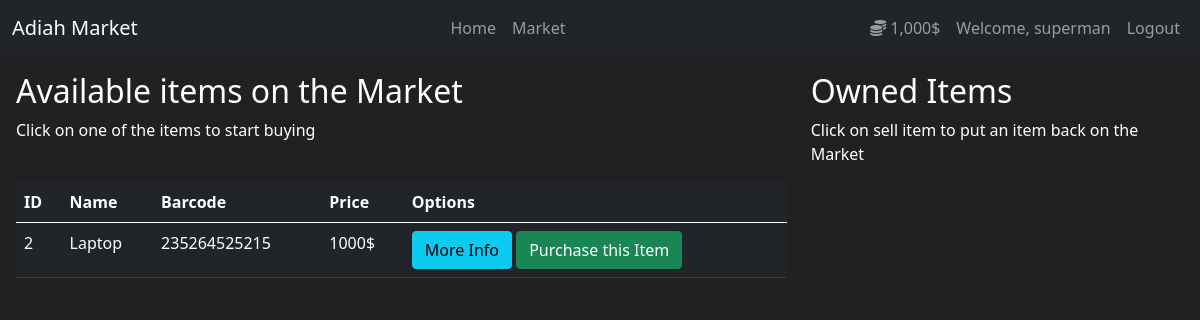
Page /market (signed in) on the committed database.
### market/models.py (models this page shows, shortened)
class User(db.Model, UserMixin):
	id = db.Column(db.Integer(), primary_key=True)
	username = db.Column(db.String(30), nullable=False, unique=True)
	email_address = db.Column(db.String(50), nullable=False, unique=True)
	password_hash = db.Column(db.String(60), nullable=False)
	budget = db.Column(db.Integer, nullable=False, default=1000)
	items = db.relationship('Item', backref='owned_user', lazy=True)
	@property
	def prettier_budget(self):
		if len(str(self.budget)) >= 4:
			return f'{str(self.budget)[:-3]},{str(self.budget)[-3:]}$'
		else:
			return f"{self.budget}$"
	@property
	def password(self):
		return self.password

class Item(db.Model):
	id = db.Column(db.Integer, primary_key=True)
	name = db.Column(db.String(30), nullable=False, unique=True)
	price = db.Column(db.Integer, nullable=False)
	barcode = db.Column(db.String(12), nullable=False, unique=True)
	description = db.Column(db.String(1024), nullable=False, unique=True)
	owner = db.Column(db.Integer, db.ForeignKey('user.id'))

### market/routes.py (the view)
@app.route('/market', methods=['GET', 'POST'])
@login_required
def market_page():
	purchase_form = PurchaseItemForm()
	seling_form = SellItemForm()
	"""if purchase_form.validate_on_submit():
		#print(purchase_form['purchased_item'])
		print(request.form.get('purchased_item'))
	"""
	if request.method == 'POST':
		purchased_item = request.form.get('purchased_item')
		p_item_object = Item.query.filter_by(name=purchased_item).first()
		if p_item_object:
			if current_user.can_purchase(p_item_object):
				"""p_item_object.owner = current_user.id
				current_user.budget -= p_item_object.price
				db.session.commit()
				"""
				p_item_object.buy(current_user)
				flash(f"Congratulations! You purchased {p_item_object.name} for ${p_item_object.price}", category='success')
			else:
				flash(f"Unfortunately, you don't have enough money to purchase {p_item_object.name}", category='danger')
		sold_item = request.form.get('sold_item')
		s_item_object = Item.query.filter_by(name=sold_item).first()
		if s_item_object:
			if current_user.can_sell(s_item_object):
				s_item_object.sell(current_user)
				flash(f"Congratulations! You sold {s_item_object.name} back to market at ${s_item_object.price}", category='success')
			else:
				flash(f"Something went wrong with selling {s_item_object.name}", category='danger')
		return redirect(url_for('market_page'))
	else:
		items = Item.query.filter_by(owner=None)
		owned_items = Item.query.filter_by(owner=current_user.id)
		return render_template('market.html', items=items, purchase_form=purchase_form, owned_items=owned_items, selling_form=seling_form)

### market/models.py (called while the page is built)
@login_manager.user_loader
def load_user(user_id):
    return User.query.get(int(user_id))

### market/templates/market.html (shortened to what this page needs)
{% extends 'base.html' %}
{% block main %}
<div class="container-fluid px-3 pt-3">
<div class="row">
	<div class="col-8">
		<h2>Available items on the Market</h2>
		<p>Click on one of the items to start buying</p>
		<br>
		<table class="table table-hover table-dark">
			<thead>
				<tr>
					<th scope="col">ID</th>
					<th scope="col">Name</th>
					<th scope="col">Barcode</th>
					<th scope="col">Price</th>
					<th scope="col">Options</th>
				</tr>
			</thead>
			<tbody>
				{% for item in items %}
					<tr>
						<td>{{ item.id }}</td>
						<td>{{ item.name }}</td>
						<td>{{ item.barcode }}</td>
						<td>{{ item.price }}$</td>
						<td>
							<button class="btn btn-outline btn-info" data-bs-toggle="modal" data-bs-target="#Modal-MoreInfo-{{ item.id }}">More Info</button>
							<button class="btn btn-outline btn-success" data-bs-toggle="modal" data-bs-target="#Modal-PurchaseConfirm-{{ item.id }}">Purchase this Item</button>
						</td>
					</tr>
				{% endfor %}
			</tbody>
		</table>
	</div>
	<div class="col-4">
		<h2>Owned Items</h2>
		<p>Click on sell item to put an item back on the Market</p>
	</div>
</div>
</div>
{% endblock %}

### market/templates/base.html (shortened to what this page needs)
<!DOCTYPE html>
<html lang="en">
    <head>
        <link
         href="https://cdn.jsdelivr.net/npm/bootstrap@5.0.1/dist/css/bootstrap.min.css"
         rel="stylesheet"
>
        <link
        rel="stylesheet"
        href="https://use.fontawesome.com/releases/v5.15.3/css/all.css"
>
        <link href="{{ url_for('static',filename='styles.css') }}" rel="stylesheet">
    </head>
    <body>
        <header>
            <nav class="navbar navbar-expand-md navbar-dark bg-dark">
                <div class="container-fluid">
                    <a class="navbar-brand" href="#">Adiah Market</a>
                    <div class="navbar-nav">
                        <a class="nav-link" href="{{ url_for('home_page') }}">Home</a>
                        <a class="nav-link" href="{{ url_for('market_page') }}">Market</a>
                    </div>
                    {% if current_user.is_authenticated %}
                    <div class="navbar-nav ml-auto">
                        <a class="nav-link" href="#">
                            <i class="fas fa-coins"></i>
                            {{ current_user.prettier_budget }}
                        </a>
                        <a class="nav-link" href="#">Welcome, {{ current_user.username }}</a>
                        <a class="nav-link" href="{{ url_for('logout_page') }}">Logout</a>
                    </div>
                    {% else %}
                    <div class="navbar-nav ml-auto">
                        <a class="nav-link" href="{{ url_for('login_page') }}">Login</a>
                        <a class="nav-link" href="{{ url_for('register_page') }}">Register</a>
                    </div>
                    {% endif %}
                </div>
            </nav>
        </header>
        <main>
            {% block main %}{% endblock %}
        </main>
    </body>
</html>

### market/static/styles.css (style rules this page uses)
body { background-color: #212121; color: white; }

### rows in the picture
User: prettier_budget "1,000$", username "superman"
Item: id "2", name "Laptop", barcode "235264525215", price "1000"
